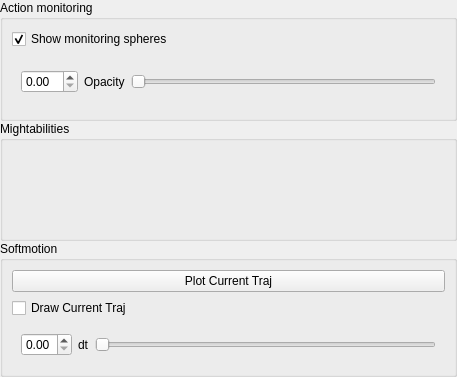
<?xml version="1.0" encoding="UTF-8"?>
<ui version="4.0">
 <class>softmotionWidget</class>
 <widget class="QWidget" name="softmotionWidget">
  <property name="geometry">
   <rect>
    <x>0</x>
    <y>0</y>
    <width>457</width>
    <height>377</height>
   </rect>
  </property>
  <property name="windowTitle">
   <string>SoftMotion</string>
  </property>
  <layout class="QVBoxLayout" name="verticalLayout">
   <property name="spacing">
    <number>0</number>
   </property>
   <property name="margin">
    <number>0</number>
   </property>
   <item>
    <widget class="QGroupBox" name="groupBoxAction">
     <property name="sizePolicy">
      <sizepolicy hsizetype="Preferred" vsizetype="Preferred">
       <horstretch>0</horstretch>
       <verstretch>0</verstretch>
      </sizepolicy>
     </property>
     <property name="title">
      <string>Action monitoring</string>
     </property>
     <layout class="QVBoxLayout" name="verticalLayout_3">
      <item>
       <widget class="QCheckBox" name="checkBoxMonitoringSphere">
        <property name="text">
         <string>Show monitoring spheres</string>
        </property>
        <property name="checked">
         <bool>true</bool>
        </property>
       </widget>
      </item>
      <item>
       <widget class="QWidget" name="widgetSphereOpacity" native="true">
        <layout class="QHBoxLayout" name="horizontalLayout_2">
         <item>
          <widget class="QDoubleSpinBox" name="doubleSpinBoxOpacity"/>
         </item>
         <item>
          <widget class="QLabel" name="labelOpacity">
           <property name="text">
            <string>Opacity</string>
           </property>
          </widget>
         </item>
         <item>
          <widget class="QSlider" name="horizontalSliderOpacity">
           <property name="orientation">
            <enum>Qt::Horizontal</enum>
           </property>
          </widget>
         </item>
        </layout>
       </widget>
      </item>
     </layout>
    </widget>
   </item>
   <item>
    <widget class="QGroupBox" name="groupBoxMightabilities">
     <property name="title">
      <string>Mightabilities</string>
     </property>
    </widget>
   </item>
   <item>
    <widget class="QGroupBox" name="groupBoxSoftMotion">
     <property name="sizePolicy">
      <sizepolicy hsizetype="Preferred" vsizetype="Maximum">
       <horstretch>0</horstretch>
       <verstretch>0</verstretch>
      </sizepolicy>
     </property>
     <property name="title">
      <string>Softmotion</string>
     </property>
     <layout class="QVBoxLayout" name="verticalLayout_2">
      <item>
       <widget class="QPushButton" name="pushButtonSMPlot">
        <property name="text">
         <string>Plot Current Traj</string>
        </property>
       </widget>
      </item>
      <item>
       <widget class="QCheckBox" name="checkBoxSoftMotionDrawTraj">
        <property name="text">
         <string>Draw Current Traj</string>
        </property>
       </widget>
      </item>
      <item>
       <widget class="QWidget" name="widget" native="true">
        <property name="sizePolicy">
         <sizepolicy hsizetype="Preferred" vsizetype="Minimum">
          <horstretch>0</horstretch>
          <verstretch>0</verstretch>
         </sizepolicy>
        </property>
        <layout class="QHBoxLayout" name="horizontalLayout">
         <item>
          <widget class="QDoubleSpinBox" name="doubleSpinBoxdt">
           <property name="maximum">
            <double>5.000000000000000</double>
           </property>
           <property name="singleStep">
            <double>0.200000000000000</double>
           </property>
          </widget>
         </item>
         <item>
          <widget class="QLabel" name="label_X">
           <property name="text">
            <string>dt</string>
           </property>
          </widget>
         </item>
         <item>
          <widget class="QSlider" name="horizontalSliderdt">
           <property name="maximum">
            <number>5</number>
           </property>
           <property name="singleStep">
            <number>1</number>
           </property>
           <property name="orientation">
            <enum>Qt::Horizontal</enum>
           </property>
          </widget>
         </item>
        </layout>
       </widget>
      </item>
     </layout>
    </widget>
   </item>
  </layout>
 </widget>
 <resources/>
 <connections/>
</ui>
